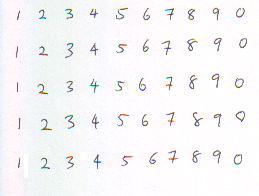
%> input picture Intelligent_Systems/laboratory/lab_04/matlab/skaiciai.bmp, 259 x 196 px
$ octave main.m   (GNU Octave 9; MATLAB toolbox functions it lacks are replaced by stand-ins)
%> lines starting %> are read from the running program, lines starting %| are printed output that depends on the picture; in (x1, y1, x2, y2) boxes, pixels count from 0 and x2, y2 are one past the last pixel; in counts of white or black regions, pixels touching at a corner belong together; the program's own positions count from 1
% Naudodami savo sukurtas arba specializuotas MATLAB funkcijas,
% atpa?inkite vaizde pateiktus ranka ra?ytus skai?ius. Vaizdo apdorojimui
% galite pasinaudoti jau sukurtomis funkcijomis (vaizdo segmentavimo,
% vienodo, 50x70 ta?k?, dyd?io kvadrat?li? su skai?iais paruo?imo,
% 35 po?ymi? i?skyrimo...). Galite paruo?ti savo vaizdus ir po?ymiams
% i?skirti naudoti ?i? funkcij? (reikia nurodyti paveiksl?lio pavadinim?
% ir simboli? eilu?i? vaizde skai?i?).

close all;
clc;
clear;

I = imread('skaiciai.bmp');
%> I is the input picture: size 196x259x3 uint8; mean R, G, B 247.1, 245.9, 247.8

% Black and white, like we all like
I = im2bw(I, 0.86);
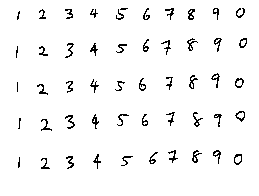
%> I: size 196x259 logical; 96.4% white; black in thin lines or dots, all inside (x1, y1, x2, y2) = (16, 8, 247, 169)

% Full blown canny detection
I_e = edge(I, 'canny', [0.15 0.4]);
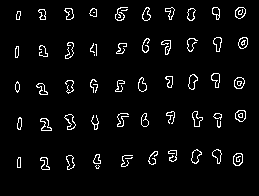
%> I_e: size 196x259 logical; 4.2% white in thin lines or dots, all inside (x1, y1, x2, y2) = (15, 7, 248, 170)

% Bluring everything for better region detection
I_f = imfilter(I_e, magic(5));
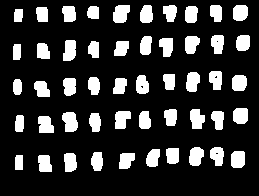
%> I_f: size 196x259 logical; 19.1% white; 50 white regions

% Go for areal statistics
stats = regionprops(I_f, 'BoundingBox', 'Area');
%> stats = 50 regions; largest, box (x1, y1, x2, y2) and Area: (62, 112, 78, 132) 251, (113, 5, 130, 23) 249, (63, 40, 76, 61) 232, (190, 109, 205, 129) 232, (115, 111, 131, 129) 229

NNs = {};

for k=1:length(stats)
    bb = round(stats(k).BoundingBox);

    I_c = I(bb(2):bb(2)+bb(4),bb(1):bb(1)+bb(3),:);
    NN{k} = imresize(I_c, [32 32]);
end
%> this loop made 50 passes
%> bb on passes 1 to 12: [14 45 8 16], [14 80 9 16], [15 10 9 13], [16 116 9 17], [16 156 8 15], [35 82 16 16], [37 8 12 15], [38 44 13 16], [39 117 16 17], [39 156 14 17], [63 7 14 16], [63 113 16 20]
%> after the loop, NN = 50 items

for k=1:5
    X(1,k,:) = reshape(NN{k}, [], 1);
    X(2,k,:) = reshape(NN{k+5}, [], 1);
    X(3,k,:) = reshape(NN{k+10}, [], 1);
    X(4,k,:) = reshape(NN{k+15}, [], 1);
    X(5,k,:) = reshape(NN{k+20}, [], 1);
    X(6,k,:) = reshape(NN{k+25}, [], 1);
    X(7,k,:) = reshape(NN{k+30}, [], 1);
    X(8,k,:) = reshape(NN{k+35}, [], 1);
    X(9,k,:) = reshape(NN{k+40}, [], 1);
    X(10,k,:) = reshape(NN{k+45}, [], 1);
end

X_train = [
    X(1,1,:)
    X(1,2,:)
    X(1,3,:)

    X(2,1,:)
    X(2,2,:)
    X(2,3,:)

    X(3,1,:)
    X(3,2,:)
    X(3,3,:)


    X(4,1,:)
    X(4,2,:)
    X(4,3,:)

    X(5,1,:)
    X(5,2,:)
    X(5,3,:)

    X(6,1,:)
    X(6,2,:)
    X(6,3,:)

    X(7,1,:)
    X(7,2,:)
    X(7,3,:)

    X(8,1,:)
    X(8,2,:)
    X(8,3,:)

    X(9,1,:)
    X(9,2,:)
    X(9,3,:)

    X(10,1,:)
    X(10,2,:)
    X(10,3,:)
];

X_predict = [
    X(1,4,:)
    X(1,5,:)

    X(2,4,:)
    X(2,5,:)

    X(3,4,:)
    X(3,5,:)

    X(4,4,:)
    X(4,5,:)

    X(5,4,:)
    X(5,5,:)

    X(6,4,:)
    X(6,5,:)

    X(7,4,:)
    X(7,5,:)

    X(8,4,:)
    X(8,5,:)

    X(9,4,:)
    X(9,5,:)

    X(10,4,:)
    X(10,5,:)
];

X_train = double(reshape(X_train, [], 1024));
X_predict = double(reshape(X_predict, [], 1024));

Y_train = [1,1,1, 2,2,2, 3,3,3, 4,4,4, 5,5,5, 6,6,6, 7,7,7, 8,8,8, 9,9,9, 0, 0, 0];
Y_predict = [1,1, 2,2, 3,3, 4,4, 5,5, 6,6, 7,7, 8,8, 9,9, 0, 0];

%mdl_tree = ClassificationTree.fit(X_train, Y_train);
%> (the run ends here)
